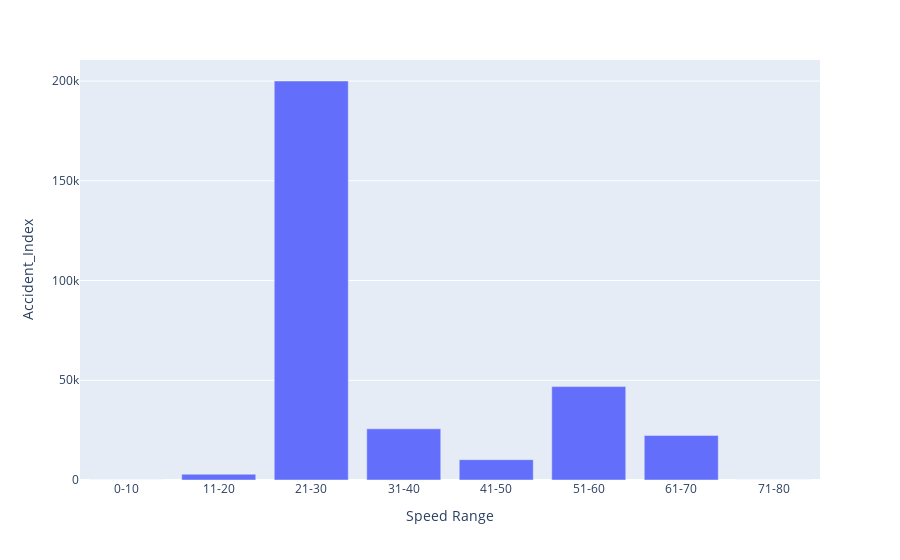

Notebook source saved alongside this figure:
### Code cell
import plotly.express as px 

 
# plotting the bar chart
fig = px.bar(Speed_acc, x=Speed_acc["Speed Range"], y=Speed_acc["Accident_Index"]) 
fig = px.histogram(Speed_acc, x=Speed_acc["Speed Range"], y=Speed_acc["Accident_Index"])  
# showing the plot
fig.show()

### Figure 1 — Plotly figure (JSON) as saved in the notebook; plotly's stock layout.template omitted (floating-point values rounded to 4 significant figures)
{"data": [{"alignmentgroup": "True", "hovertemplate": "Speed Range=%{x}<br>Accident_Index=%{y}<extra></extra>", "legendgroup": "", "marker": {"color": "#636efa", "pattern": {"shape": ""}}, "name": "", "offsetgroup": "", "orientation": "v", "showlegend": false, "textposition": "auto", "type": "bar", "x": ["0-10", "11-20", "21-30", "31-40", "41-50", "51-60", "61-70", "71-80"], "xaxis": "x", "y": [3, 2901, 200040, 25650, 10191, 46825, 22362, 0], "yaxis": "y"}], "layout": {"barmode": "relative", "legend": {"tracegroupgap": 0}, "margin": {"t": 60}, "xaxis": {"anchor": "y", "domain": [0, 1], "title": {"text": "Speed Range"}}, "yaxis": {"anchor": "x", "domain": [0, 1], "title": {"text": "Accident_Index"}}}}
